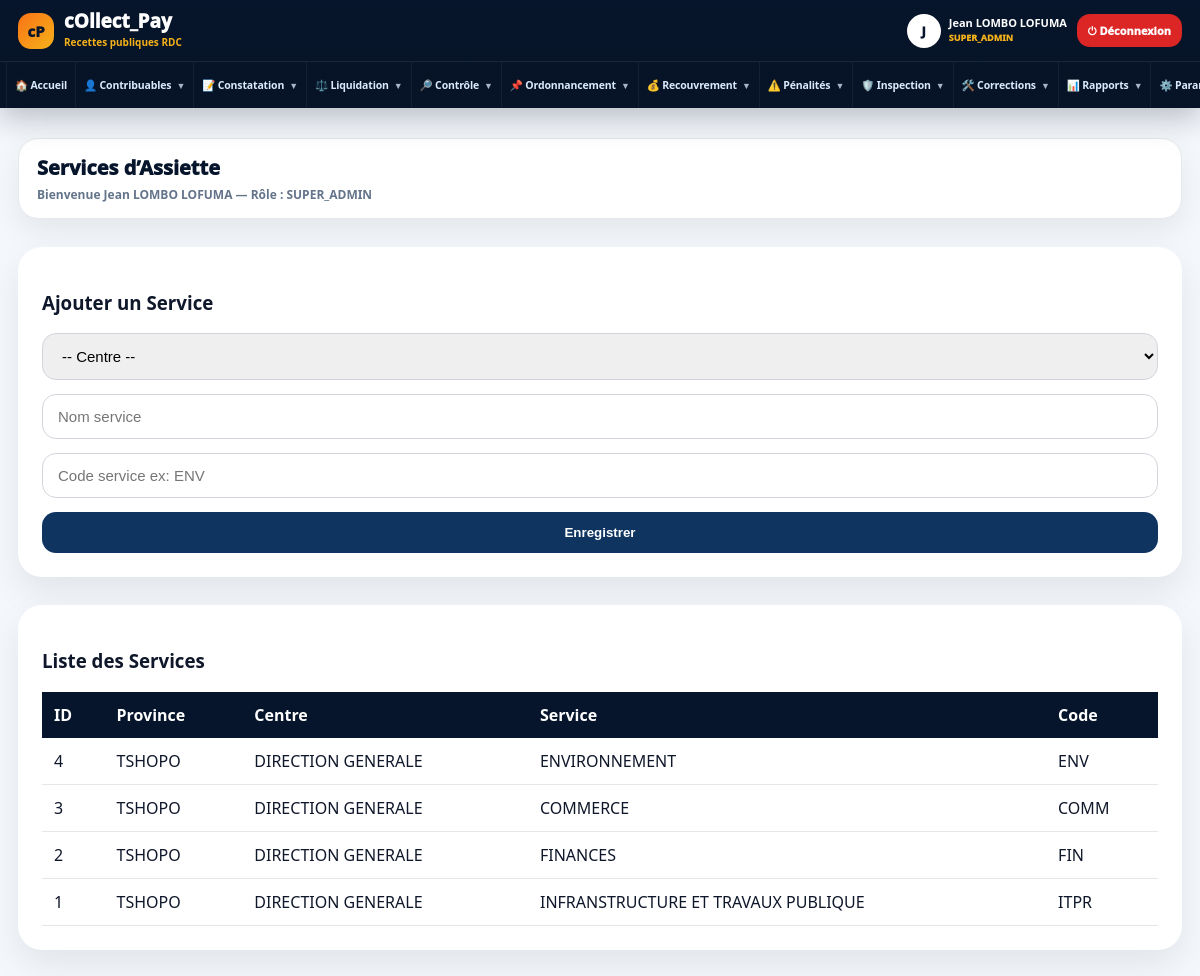
/modules/parametrage/services.php (signed in), run on the app's committed database.
### tables this page shows
CREATE TABLE `services_assiette` (
  `id` int(11) NOT NULL,
  `centre_id` int(11) NOT NULL,
  `nom_service` varchar(150) NOT NULL,
  `code_service` varchar(50) NOT NULL,
  `actif` tinyint(1) DEFAULT 1,
  `direction_id` int(11) DEFAULT NULL
);

CREATE TABLE `provinces` (
  `id` int(11) NOT NULL,
  `nom` varchar(150) NOT NULL,
  `code_province` varchar(10) NOT NULL,
  `devise_principale` varchar(10) DEFAULT 'CDF',
  `actif` tinyint(1) DEFAULT 1,
  `created_at` timestamp NOT NULL DEFAULT current_timestamp()
);

CREATE TABLE `centres` (
  `id` int(11) NOT NULL,
  `province_id` int(11) NOT NULL,
  `nom` varchar(150) NOT NULL,
  `code_centre` varchar(50) NOT NULL,
  `code_centre_short` varchar(10) NOT NULL,
  `adresse` text DEFAULT NULL,
  `actif` tinyint(1) DEFAULT 1,
  `created_at` timestamp NOT NULL DEFAULT current_timestamp()
);

### modules/parametrage/services.php (the view, shortened to what this page needs)
<?php
require_once "../../config/database.php";
$items = $pdo->query("
    SELECT s.*, c.nom AS centre, p.nom AS province
    FROM services_assiette s
    JOIN centres c ON s.centre_id = c.id
    JOIN provinces p ON c.province_id = p.id
    ORDER BY s.id DESC
")->fetchAll();
?>
<!DOCTYPE html>
<html lang="fr">
<head>
    <link rel="stylesheet" href="/collect_pay/assets/css/admin.css">
</head>
<body>
<div class="admin-layout">
    <?php require_once "../../includes/sidebar.php"; ?>
    <main class="main-content">
        <?php require_once "../../includes/topbar.php"; ?>
        <div class="panel">
            <h3>Ajouter un Service</h3>
            <form method="POST">
                <select name="centre_id" required>
                    <option value="">-- Centre --</option>
                </select>
                <input type="text" name="nom_service" placeholder="Nom service" required>
                <input type="text" name="code_service" placeholder="Code service ex: ENV" required>
                <button type="submit">Enregistrer</button>
            </form>
        </div>
        <div class="panel">
            <h3>Liste des Services</h3>
            <table class="table-premium">
                <tr>
                    <th>ID</th>
                    <th>Province</th>
                    <th>Centre</th>
                    <th>Service</th>
                    <th>Code</th>
                </tr>
                <?php foreach ($items as $i): ?>
                    <tr>
                        <td><?= $i['id'] ?></td>
                        <td><?= htmlspecialchars($i['province']) ?></td>
                        <td><?= htmlspecialchars($i['centre']) ?></td>
                        <td><?= htmlspecialchars($i['nom_service']) ?></td>
                        <td><?= htmlspecialchars($i['code_service']) ?></td>
                    </tr>
                <?php endforeach; ?>
            </table>
        </div>
    </main>
</div>
</body>
</html>

### assets/css/admin.css (style rules this page uses)
* { box-sizing: border-box; }
body { margin: 0; font-family: 'Segoe UI', sans-serif; background: #f4f7fb; color: #1f2937; }
.admin-layout { min-height: 100vh; }
.main-content { margin-left: 280px; width: calc(100% - 280px); padding: 28px; transition: all .35s ease; }
.panel { background: white; border-radius: 24px; padding: 24px; margin-top: 28px; box-shadow: 0 15px 35px rgba(0,0,0,.08); }
.table-premium { width: 100%; border-collapse: collapse; }
.table-premium th { background: #06152b; color: white; padding: 12px; text-align: left; }
.table-premium td { padding: 12px; border-bottom: 1px solid #e5e7eb; }
form { display: grid; gap: 14px; }
form input, form select, form textarea { padding: 13px 15px; border: 1px solid #d1d5db; border-radius: 14px; font-size: 15px; width: 100%; }
form button, .btn { background: #0f3460; color: white; border: none; padding: 13px 18px; border-radius: 14px; font-weight: 900; cursor: pointer; text-decoration: none; display: inline-block; }

### includes/sidebar.php (style rules this page uses)
:root { --cp-navy:#06152b;--cp-blue:#0f3460;--cp-gold:#f6b21a;--cp-bg:#f4f7fb;--cp-border:#e5e7eb;--cp-text:#0f172a;--cp-muted:#64748b }
html,body { margin:0!important;padding:0!important;background:var(--cp-bg)!important;font-family:'Segoe UI',Arial,sans-serif!important;color:var(--cp-text)!important;overflow-x:hidden!important }
.admin-layout { min-height:100vh!important;display:block!important }
.main-content,.cp-main,main { margin-left:0!important;width:100%!important;max-width:100%!important;min-height:100vh!important;padding:0 18px 26px!important }

### data on the page
services_assiette: id "4", provinces.nom "TSHOPO", centre.nom "DIRECTION GENERALE", nom_service "ENVIRONNEMENT", code_service "ENV"
services_assiette: id "3", provinces.nom "TSHOPO", centre.nom "DIRECTION GENERALE", nom_service "COMMERCE", code_service "COMM"
services_assiette: id "2", provinces.nom "TSHOPO", centre.nom "DIRECTION GENERALE", nom_service "FINANCES", code_service "FIN"
services_assiette: id "1", provinces.nom "TSHOPO", centre.nom "DIRECTION GENERALE", nom_service "INFRANSTRUCTURE ET TRAVAUX PUBLIQUE", code_service "ITPR"

### other printed values
substr($nom,0,1) "J"
$nom "Jean LOMBO LOFUMA"
$role "SUPER_ADMIN"
$page_title "Services d’Assiette"
